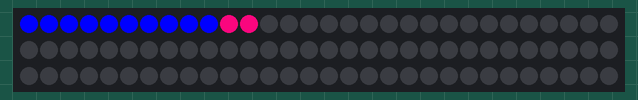
Bench run of a sketch on a simulated Arduino Uno, built with avr-gcc and run on an emulated ATmega328P. Shown: 90 RGB LEDs in strip order, left to right, continuing on the next row.

Above: at 0.22 s.
At 1.16 s:
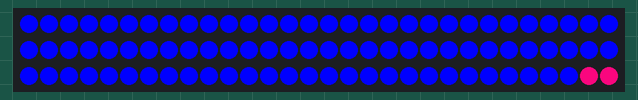
At 3.03 s:
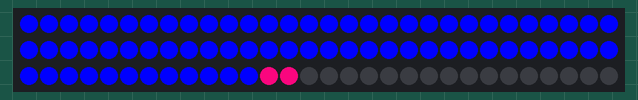
At 3.67 s:
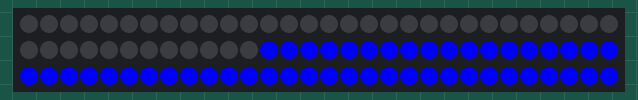
At 4.6 s:
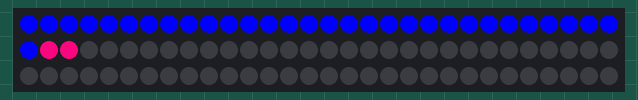
At 6.17 s:
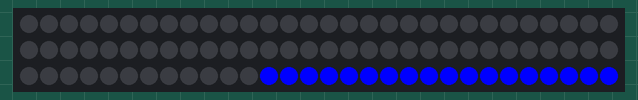

The sketch:

LED_Sample.ino
```cpp
#include <Adafruit_NeoPixel.h>

// specify the pin that we use to control the
// light strip
#define PIN            6

// in our case we have 3 LEDs per pixel so 240 LEDs
// equates to 240/3=80 pixels
#define NUMPIXELS      90

// delay to control speed of the light effect
#define DELAYVAL       0.1


// construct and configure the pixel array
Adafruit_NeoPixel pixels = Adafruit_NeoPixel(NUMPIXELS, PIN, NEO_GRB + NEO_KHZ800);

void setup() {
  pixels.begin(); // This initializes the NeoPixel library.
}

// Most of the world specifies colours in the order "R-G-B"
// but for some reason this library (or maybe it is the
// cheap LED light strip that we have) has the order "R-B-G"
// instead. Anyway, here are some colours to play with ...
//
//       R   B   G   COLOUR
//     ====================
//       0   0   0   OFF
//     255   0   0   RED
//       0   0 255   GREEN
//       0 255   0   BLUE
//     255 255 255   WHITE
//     255   0 255   YELLOW
//     128 255   0   PURPLE
//     175 148  75   PINK
//     237   6 120   ORANGE

void loop() {
  // For a set of NeoPixels the first NeoPixel is 0, second is 1
  // all the way up to the count of pixels minus one

  // There are alternative ways of writing this code but this
  // code illustrates how easy it is to get some good effects
  // with some very simple software ...

 /* for(int i=0;i<NUMPIXELS;i++){
    // pixels.Color takes RBG values
    // from 0,0,0 up to 255,255,255
    pixels.setPixelColor(i, pixels.Color(255,0,0)); // RED
    // send updated pixel color to the hardware
    pixels.show();
    // Delay for a period of time (in milliseconds).
    delay(DELAYVAL);
  }

  for(int i=0;i<NUMPIXELS;i++){
    // pixels.Color takes RBG values
    // from 0,0,0 up to 255,255,255
    pixels.setPixelColor(i, pixels.Color(0,0,0)); // OFF
    // send updated pixel color to the hardware
    pixels.show();
    // Delay for a period of time (in milliseconds).
    delay(DELAYVAL);
  }

  for(int i=0;i<NUMPIXELS;i++){
    // pixels.Color takes RBG values
    // from 0,0,0 up to 255,255,255
    pixels.setPixelColor(i, pixels.Color(0,0,255)); // GREEN
    // send updated pixel color to the hardware
    pixels.show();
    // Delay for a period of time (in milliseconds).
    delay(DELAYVAL);
  }

  for(int i=0;i<NUMPIXELS;i++){
    // pixels.Color takes RBG values
    // from 0,0,0 up to 255,255,255
    pixels.setPixelColor(i, pixels.Color(0,0,0)); // OFF
    // send updated pixel color to the hardware
    pixels.show();
    // Delay for a period of time (in milliseconds).
    delay(DELAYVAL);
  }

  for(int i=0;i<NUMPIXELS;i++){
    // pixels.Color takes RBG values
    // from 0,0,0 up to 255,255,255
    pixels.setPixelColor(i, pixels.Color(0,255,0)); // BLUE
    // send updated pixel color to the hardware
    pixels.show();
    // Delay for a period of time (in milliseconds).
    delay(DELAYVAL);
  }

  for(int i=0;i<NUMPIXELS;i++){
    // pixels.Color takes RBG values
    // from 0,0,0 up to 255,255,255
    pixels.setPixelColor(i, pixels.Color(0,0,0)); // OFF
    // send updated pixel color to the hardware
    pixels.show();
    // Delay for a period of time (in milliseconds).
    delay(DELAYVAL);
  }
  //Fade Code
*/for(int i=1; i<NUMPIXELS+1;i++) {
 pixels.setPixelColor(i/1.01, pixels.Color(237,6,120));
 pixels.setPixelColor(i+1/1.01, pixels.Color(237,6,120));
 pixels.setPixelColor(i+2/1.01, pixels.Color(237,6,120));
 pixels.show();
 delay(DELAYVAL);
 pixels.setPixelColor(i/1.01, pixels.Color(0, 0, 255));
 pixels.show();
 delay(DELAYVAL+i/10);
}
for(int i=1; i<NUMPIXELS+1;i++) {
 pixels.setPixelColor(i/1.01, pixels.Color(237,6,120));
 pixels.show();
 delay(DELAYVAL);
 pixels.setPixelColor(i/1.01, pixels.Color(0, 0, 0));
 pixels.show();
 delay(DELAYVAL+i/10);
}

/*for(int i=255; i>NUMPIXELS;i--) {
  pixels.setPixelColor(i, pixels.Color(0,255,0));
  pixels.setBrightness(i);
  pixels.show();
  delay(DELAYVAL);
}
}
*/}
```

Measured:
- by itself, everything shown: repeats every 6.3 s, in 20 steps
